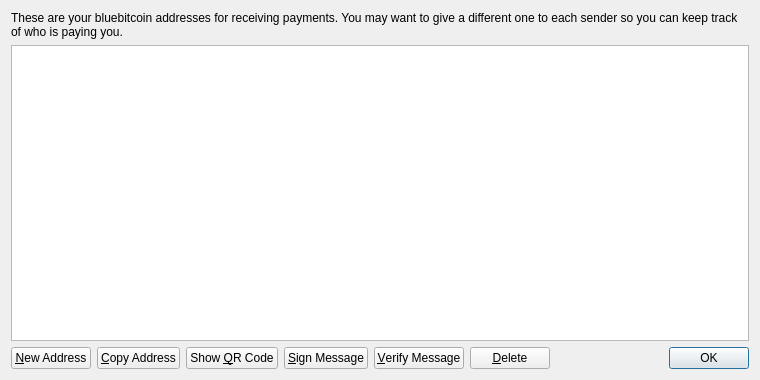
<?xml version="1.0" encoding="UTF-8"?>
<ui version="4.0">
 <class>AddressBookPage</class>
 <widget class="QWidget" name="AddressBookPage">
  <property name="geometry">
   <rect>
    <x>0</x>
    <y>0</y>
    <width>760</width>
    <height>380</height>
   </rect>
  </property>
  <property name="windowTitle">
   <string>Address Book</string>
  </property>
  <layout class="QVBoxLayout" name="verticalLayout">
   <item>
    <widget class="QLabel" name="labelExplanation">
     <property name="text">
      <string>These are your bluebitcoin addresses for receiving payments. You may want to give a different one to each sender so you can keep track of who is paying you.</string>
     </property>
     <property name="textFormat">
      <enum>Qt::PlainText</enum>
     </property>
     <property name="wordWrap">
      <bool>true</bool>
     </property>
    </widget>
   </item>
   <item>
    <widget class="QTableView" name="tableView">
     <property name="contextMenuPolicy">
      <enum>Qt::CustomContextMenu</enum>
     </property>
     <property name="toolTip">
      <string>Double-click to edit address or label</string>
     </property>
     <property name="tabKeyNavigation">
      <bool>false</bool>
     </property>
     <property name="alternatingRowColors">
      <bool>true</bool>
     </property>
     <property name="selectionMode">
      <enum>QAbstractItemView::SingleSelection</enum>
     </property>
     <property name="selectionBehavior">
      <enum>QAbstractItemView::SelectRows</enum>
     </property>
     <property name="sortingEnabled">
      <bool>true</bool>
     </property>
     <attribute name="verticalHeaderVisible">
      <bool>false</bool>
     </attribute>
    </widget>
   </item>
   <item>
    <layout class="QHBoxLayout" name="horizontalLayout">
     <item>
      <widget class="QPushButton" name="newAddressButton">
       <property name="toolTip">
        <string>Create a new address</string>
       </property>
       <property name="text">
        <string>&amp;New Address</string>
       </property>
       <property name="icon">
        <iconset resource="../bitcoin.qrc">
         <normaloff>:/icons/add</normaloff>:/icons/add</iconset>
       </property>
      </widget>
     </item>
     <item>
      <widget class="QPushButton" name="copyToClipboard">
       <property name="toolTip">
        <string>Copy the currently selected address to the system clipboard</string>
       </property>
       <property name="text">
        <string>&amp;Copy Address</string>
       </property>
       <property name="icon">
        <iconset resource="../bitcoin.qrc">
         <normaloff>:/icons/editcopy</normaloff>:/icons/editcopy</iconset>
       </property>
      </widget>
     </item>
     <item>
      <widget class="QPushButton" name="showQRCode">
       <property name="text">
        <string>Show &amp;QR Code</string>
       </property>
       <property name="icon">
        <iconset resource="../bitcoin.qrc">
         <normaloff>:/icons/qrcode</normaloff>:/icons/qrcode</iconset>
       </property>
      </widget>
     </item>
     <item>
      <widget class="QPushButton" name="signMessage">
       <property name="toolTip">
        <string>Sign a message to prove you own a Bitcoin address</string>
       </property>
       <property name="text">
        <string>&amp;Sign Message</string>
       </property>
       <property name="icon">
        <iconset resource="../bitcoin.qrc">
         <normaloff>:/icons/edit</normaloff>:/icons/edit</iconset>
       </property>
      </widget>
     </item>
     <item>
      <widget class="QPushButton" name="verifyMessage">
       <property name="toolTip">
        <string>Verify a message to ensure it was signed with a specified Bitcoin address</string>
       </property>
       <property name="text">
        <string>&amp;Verify Message</string>
       </property>
       <property name="icon">
        <iconset resource="../bitcoin.qrc">
         <normaloff>:/icons/transaction_0</normaloff>:/icons/transaction_0</iconset>
       </property>
      </widget>
     </item>
     <item>
      <widget class="QPushButton" name="deleteButton">
       <property name="toolTip">
        <string>Delete the currently selected address from the list. Only sending addresses can be deleted.</string>
       </property>
       <property name="text">
        <string>&amp;Delete</string>
       </property>
       <property name="icon">
        <iconset resource="../bitcoin.qrc">
         <normaloff>:/icons/remove</normaloff>:/icons/remove</iconset>
       </property>
      </widget>
     </item>
     <item>
      <spacer name="horizontalSpacer">
       <property name="orientation">
        <enum>Qt::Horizontal</enum>
       </property>
       <property name="sizeHint" stdset="0">
        <size>
         <width>40</width>
         <height>20</height>
        </size>
       </property>
      </spacer>
     </item>
     <item>
      <widget class="QDialogButtonBox" name="buttonBox">
       <property name="sizePolicy">
        <sizepolicy hsizetype="Maximum" vsizetype="Fixed">
         <horstretch>0</horstretch>
         <verstretch>0</verstretch>
        </sizepolicy>
       </property>
       <property name="standardButtons">
        <set>QDialogButtonBox::Ok</set>
       </property>
      </widget>
     </item>
    </layout>
   </item>
  </layout>
 </widget>
 <resources>
  <include location="../bitcoin.qrc"/>
 </resources>
 <connections/>
</ui>
